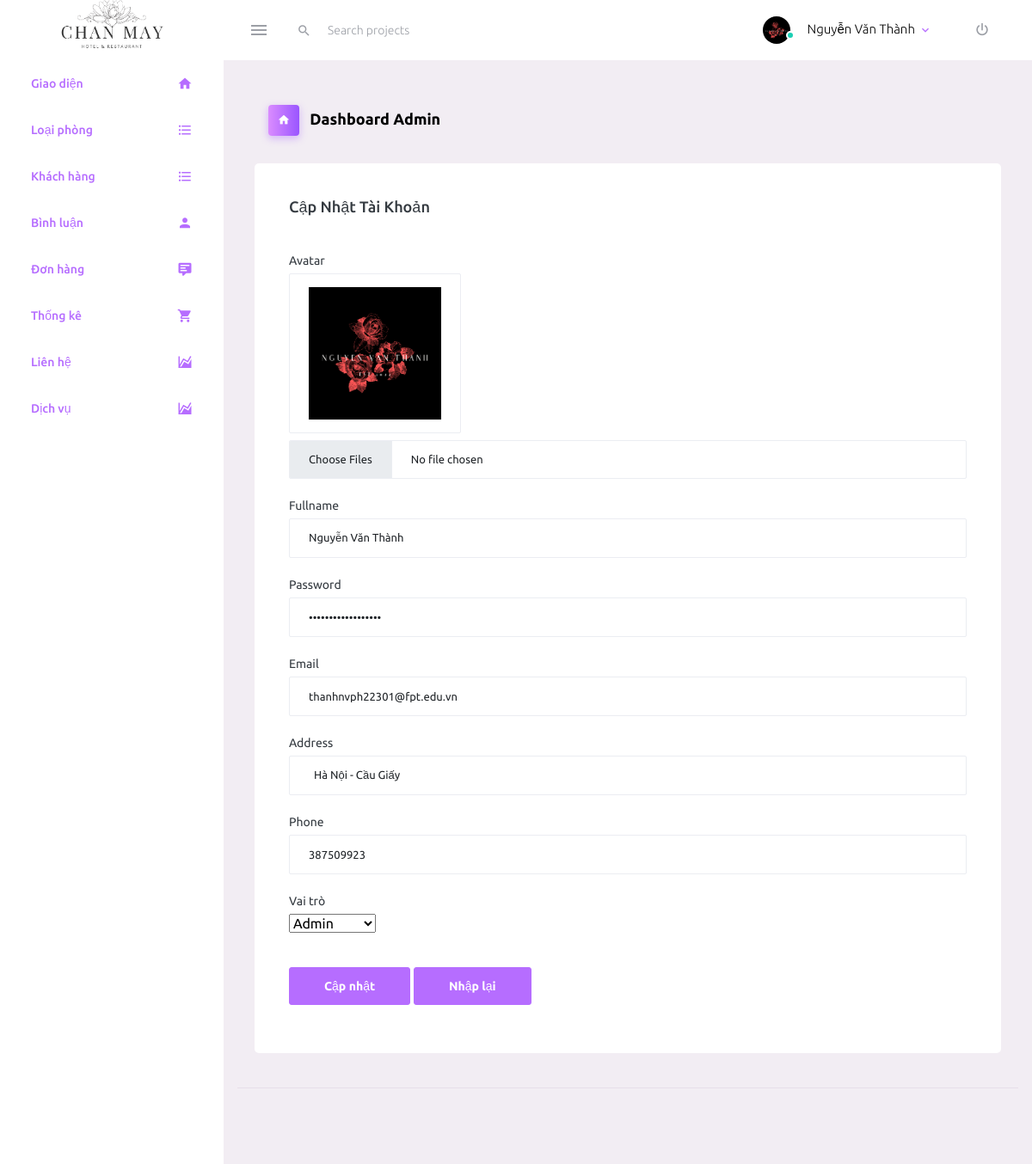
Screenshot of /index.php?url=sua-khach-hang&id=3 (signed in) with the database file from the repository.
### tables this page shows
CREATE TABLE `account` (
  `id_account` int(11) NOT NULL,
  `image` varchar(255) DEFAULT NULL,
  `fullname` varchar(255) NOT NULL,
  `password` varchar(255) NOT NULL,
  `email` varchar(255) NOT NULL,
  `address` varchar(255) DEFAULT NULL,
  `tel` int(20) DEFAULT NULL,
  `role` tinyint(1) NOT NULL DEFAULT 0
);

### Controller/adminController.php (called while the page is built, shortened)
<?php
require_once "./Models/home.php";
require_once './Models/pdo.php';
if (isset($_SESSION['account']) && ($_SESSION['account']['role'] == 1)) {
    function listone_Account()
    {
        include_once './View/Admin/header.php';
        if (isset($_GET['id']) && ($_GET['id'] > 0)) {
            $fixaccount = loadone_account($_GET['id']);
        }
        include_once './View/Admin/taikhoan/update_taikhoan.php';
        include_once './View/Admin/footer.php';
    }
}
?>

### Models/pdo.php (called while the page is built, shortened)
<?php
function pdo_get_connection(){
    $dburl = "mysql:host=localhost;dbname=duan1;charset=utf8";
    $username = 'root';
    $password = '';
    $conn = new PDO($dburl, $username, $password);
    $conn->setAttribute(PDO::ATTR_ERRMODE, PDO::ERRMODE_EXCEPTION);
    return $conn;
}
function pdo_query_one($sql){
    $sql_args = array_slice(func_get_args(), 1);
    try{
        $conn = pdo_get_connection();
        $stmt = $conn->prepare($sql);
        $stmt->execute($sql_args);
        $row = $stmt->fetch(PDO::FETCH_ASSOC);
        return $row;
    }
    catch(PDOException $e){
        throw $e;
    }
    finally{
        unset($conn);
    }
}

### Models/account.php (called while the page is built, shortened)
<?php
function loadone_account($id_account){
    $result = "select * from account where id_account = ".$id_account;
    $fix = pdo_query_one($result);
    return $fix;
}
?>

### View/Admin/taikhoan/update_taikhoan.php (the view, shortened to what this page needs)
<?php
if(is_array($fixaccount)){
    extract($fixaccount);
}
$hinh_anh = "./View/src/upload/".$image;
if(is_file($hinh_anh)){
    $image = "<img style='width: 200px;' src ='".$hinh_anh."'  alt = 'anh' class = 'form-control'> ";
}else{
    $image = "no photo";
}
?>
<div class="row">
    <div class="col-md-12 grid-margin stretch-card">
        <div class="card">
            <div class="card-body">
                <h4 class="card-title">Cập nhật tài khoản</h4>
                <form action="index.php?url=cap-nhat-khach-hang" method="post" enctype="multipart/form-data">
                    <div class="form-group">
                    </div>
                    <div class="form-group">
                        <label for="">Avatar</label>
             <?php echo $image; ?>
                        <input class="form-control mt-2" type="file" name="anh" id="" multiple="multiple">
                    </div>
                    <div class="form-group">
                        <label for="">Fullname</label>
                        <input type="text" class="form-control" name="fullname" value="<?php echo $fullname; ?>">
                    </div>
                    <div class="form-group">
                        <label for="">Password</label>
                        <input type="password" class="form-control" name="password" value="<?php echo $password; ?> ">
                    </div>
                    <div class="form-group">
                        <label for="">Email</label>
                        <input type="email" class="form-control" name="email" value="<?php echo $email; ?> ">
                    </div>
                    <div class="form-group">
                        <label for="">Address</label>
                        <input type="text" class="form-control" name="address" value="<?php echo $address; ?> ">
                    </div>
                    <div class="form-group">
                        <label for="">Phone</label>
                        <input type="phone" class="form-control" name="phone" value="<?php echo $tel; ?>">
                    </div>
                    <div class="form-group">
                        <label for="">Vai trò</label> <br>
                        <select name="role">
                            <option value="1" <?php echo $role == 1 ? 'selected' : "" ?>>Admin </option>
                        </select>
                    </div>
                    <input type="submit" value="Cập nhật" class="mt-3 btn btn-primary" name="capnhat">
                    <input type="reset" class="mt-3 btn btn-primary" value="Nhập lại">
                </form>
            </div>
        </div>
    </div>

### rows the page displays
account: image (picture), fullname "Nguyễn Văn Thành", email "thanhnvph22301@fpt.edu.vn", address "Hà Nội - Cầu Giấy", phone "387509923", role "Admin"

### other values shown
$_SESSION['account']['fullname'] "Nguyễn Văn Thành"
